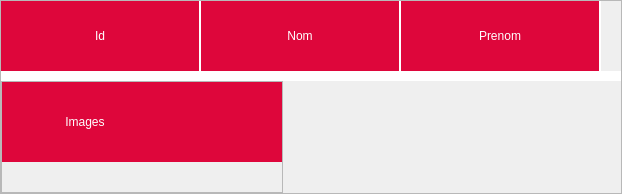
                   <widget class="QWidget" name="allPerson_page">
                    <layout class="QVBoxLayout" name="verticalLayout">
                     <property name="spacing">
                      <number>0</number>
                     </property>
                     <property name="leftMargin">
                      <number>0</number>
                     </property>
                     <property name="topMargin">
                      <number>0</number>
                     </property>
                     <property name="rightMargin">
                      <number>0</number>
                     </property>
                     <property name="bottomMargin">
                      <number>0</number>
                     </property>
                     <item>
                      <widget class="QFrame" name="frame_4">
                       <property name="frameShape">
                        <enum>QFrame::StyledPanel</enum>
                       </property>
                       <property name="frameShadow">
                        <enum>QFrame::Raised</enum>
                       </property>
                       <layout class="QVBoxLayout" name="verticalLayout_12">
                        <property name="spacing">
                         <number>0</number>
                        </property>
                        <property name="leftMargin">
                         <number>0</number>
                        </property>
                        <property name="topMargin">
                         <number>0</number>
                        </property>
                        <property name="rightMargin">
                         <number>0</number>
                        </property>
                        <property name="bottomMargin">
                         <number>0</number>
                        </property>
                        <item>
                         <widget class="QTableWidget" name="person_table">
                          <property name="styleSheet">
                           <string notr="true">
QTableWidget{
background-color:rgb(255, 255, 255);
alternate-background-color:rgb(236, 236, 236);
color: rgb(0, 0, 0);
border: none;
font: 75 10pt &quot;Raleway&quot;;


}
QTableWidget::item{
border:none;
height:60px;
padding:10px;
color: rgb(0, 0, 0);
}
QTableWidget::item:hover{
background-color:#fce6eb;
}
QTableWidget::item:selected{
background-color: #f8cdd8;
}
QHeaderView::section{
background-color: rgb(222, 6, 59);
border:none;
height:60px;
}
QHeaderView::section:horizontal{
color:rgb(255, 255, 255);
height:70px;
font: 63 12pt &quot;Open Sans Semibold&quot;;
background-color: rgb(222, 6, 59);
border:none;
border-right:2px solid rgb(255, 255, 255);
}
QHeaderView::section:vertical{
width:0px;

}
QScrollBar:horizontal {
    border: none;
    background-color: rgb(230, 233, 237);
    height: 20px;
    margin: 0px 20px 0 20px;
	border-radius: 0px;
}
QScrollBar::handle:horizontal {
    
	background-color: rgb(184, 186, 190);
    min-width: 20px;
	border-radius: 0px
}
QScrollBar::handle:horizontal:hover {
   
	background-color: rgb(138, 140, 142);
}
QScrollBar::add-line:horizontal {
    border: none;
    background-color: rgb(207, 210, 213);
    width: 20px;
	border-top-right-radius: 10px;
    border-bottom-right-radius: 10px;
    subcontrol-position: right;
    subcontrol-origin: margin;
}
QScrollBar::sub-line:horizontal {
    border: none;
   background-color: rgb(207, 210, 213);
    width: 20px;
	border-top-left-radius: 10px;
    border-bottom-left-radius: 10px;
    subcontrol-position: left;
    subcontrol-origin: margin;
}
QScrollBar::up-arrow:horizontal, QScrollBar::down-arrow:horizontal
{
     background: none;
}
QScrollBar::add-page:horizontal, QScrollBar::sub-page:horizontal
{
     background: none;
}
 QScrollBar:vertical {
	border: none;
   background-color: rgb(230, 233, 237);
    width: 20px;
    margin: 20px 0 20px 0;
	border-radius: 0px;
 }
 QScrollBar::handle:vertical {	
	
	background-color: rgb(184, 186, 190);
    min-height: 20px;
	border-radius: 0px
 }
QScrollBar::handle:vertical:hover{	
	
	
	background-color: rgb(138, 140, 142);
    min-height: 20px;
	border-radius: 0px
 }
 QScrollBar::add-line:vertical {
     border: none;
     height: 20px;
	
	background-color: rgb(207, 210, 213);
	border-bottom-left-radius: 10px;
    border-bottom-right-radius: 10px;
     subcontrol-position: bottom;
     subcontrol-origin: margin;
 }
 QScrollBar::sub-line:vertical {
	border: none;
	background-color: rgb(207, 210, 213);
     height: 20px;
	border-top-left-radius: 10px;
    border-top-right-radius: 10px;
     subcontrol-position: top;
     subcontrol-origin: margin;
 }

 QScrollBar::up-arrow:vertical, QScrollBar::down-arrow:vertical {
     background: none;
 }

 QScrollBar::add-page:vertical, QScrollBar::sub-page:vertical {
     background: none;
 }</string>
                          </property>
                          <property name="frameShape">
                           <enum>QFrame::NoFrame</enum>
                          </property>
                          <property name="verticalScrollBarPolicy">
                           <enum>Qt::ScrollBarAsNeeded</enum>
                          </property>
                          <property name="horizontalScrollBarPolicy">
                           <enum>Qt::ScrollBarAlwaysOff</enum>
                          </property>
                          <property name="sizeAdjustPolicy">
                           <enum>QAbstractScrollArea::AdjustToContents</enum>
                          </property>
                          <property name="autoScroll">
                           <bool>true</bool>
                          </property>
                          <property name="editTriggers">
                           <set>QAbstractItemView::NoEditTriggers</set>
                          </property>
                          <property name="alternatingRowColors">
                           <bool>true</bool>
                          </property>
                          <property name="selectionMode">
                           <enum>QAbstractItemView::SingleSelection</enum>
                          </property>
                          <property name="selectionBehavior">
                           <enum>QAbstractItemView::SelectRows</enum>
                          </property>
                          <property name="textElideMode">
                           <enum>Qt::ElideLeft</enum>
                          </property>
                          <property name="gridStyle">
                           <enum>Qt::NoPen</enum>
                          </property>
                          <attribute name="horizontalHeaderDefaultSectionSize">
                           <number>200</number>
                          </attribute>
                          <attribute name="horizontalHeaderMinimumSectionSize">
                           <number>100</number>
                          </attribute>
                          <attribute name="verticalHeaderCascadingSectionResizes">
                           <bool>false</bool>
                          </attribute>
                          <attribute name="verticalHeaderDefaultSectionSize">
                           <number>60</number>
                          </attribute>
                          <attribute name="verticalHeaderMinimumSectionSize">
                           <number>40</number>
                          </attribute>
                          <column>
                           <property name="text">
                            <string>Id</string>
                           </property>
                          </column>
                          <column>
                           <property name="text">
                            <string>Nom</string>
                           </property>
                          </column>
                          <column>
                           <property name="text">
                            <string>Prenom</string>
                           </property>
                          </column>
                         </widget>
                        </item>
                        <item alignment="Qt::AlignLeft|Qt::AlignTop">
                         <widget class="QFrame" name="frame_5">
                          <property name="minimumSize">
                           <size>
                            <width>0</width>
                            <height>0</height>
                           </size>
                          </property>
                          <property name="maximumSize">
                           <size>
                            <width>16777215</width>
                            <height>16777215</height>
                           </size>
                          </property>
                          <property name="frameShape">
                           <enum>QFrame::StyledPanel</enum>
                          </property>
                          <property name="frameShadow">
                           <enum>QFrame::Raised</enum>
                          </property>
                          <layout class="QVBoxLayout" name="verticalLayout_13">
                           <property name="spacing">
                            <number>0</number>
                           </property>
                           <property name="leftMargin">
                            <number>0</number>
                           </property>
                           <property name="topMargin">
                            <number>0</number>
                           </property>
                           <property name="rightMargin">
                            <number>0</number>
                           </property>
                           <property name="bottomMargin">
                            <number>30</number>
                           </property>
                           <item>
                            <widget class="QPushButton" name="btn_more">
                             <property name="minimumSize">
                              <size>
                               <width>280</width>
                               <height>80</height>
                              </size>
                             </property>
                             <property name="maximumSize">
                              <size>
                               <width>280</width>
                               <height>80</height>
                              </size>
                             </property>
                             <property name="styleSheet">
                              <string notr="true">QPushButton {
color: rgb(255, 255, 255);
font: 63 12pt &quot;Open Sans Semibold&quot;;
    border-radius: 0px;
background-color: rgb(222, 6, 59);
border:none;
padding-left : 40px;
text-align:left;
    }
QPushButton:hover{
background-color: #e53862;
}QPushButton:pressed{
font: 63 11pt &quot;Open Sans Semibold&quot;;
background-color:#e85176;
}</string>
                             </property>
                             <property name="text">
                              <string>       Images</string>
                             </property>
                             <property name="icon">
                              <iconset resource="app_icons.qrc">
                               <normaloff>:/shared/icons - Copy/pictures.png</normaloff>:/shared/icons - Copy/pictures.png</iconset>
                             </property>
                             <property name="iconSize">
                              <size>
                               <width>50</width>
                               <height>50</height>
                              </size>
                             </property>
                            </widget>
                           </item>
                          </layout>
                         </widget>
                        </item>
                       </layout>
                      </widget>
                     </item>
                    </layout>
                   </widget>
